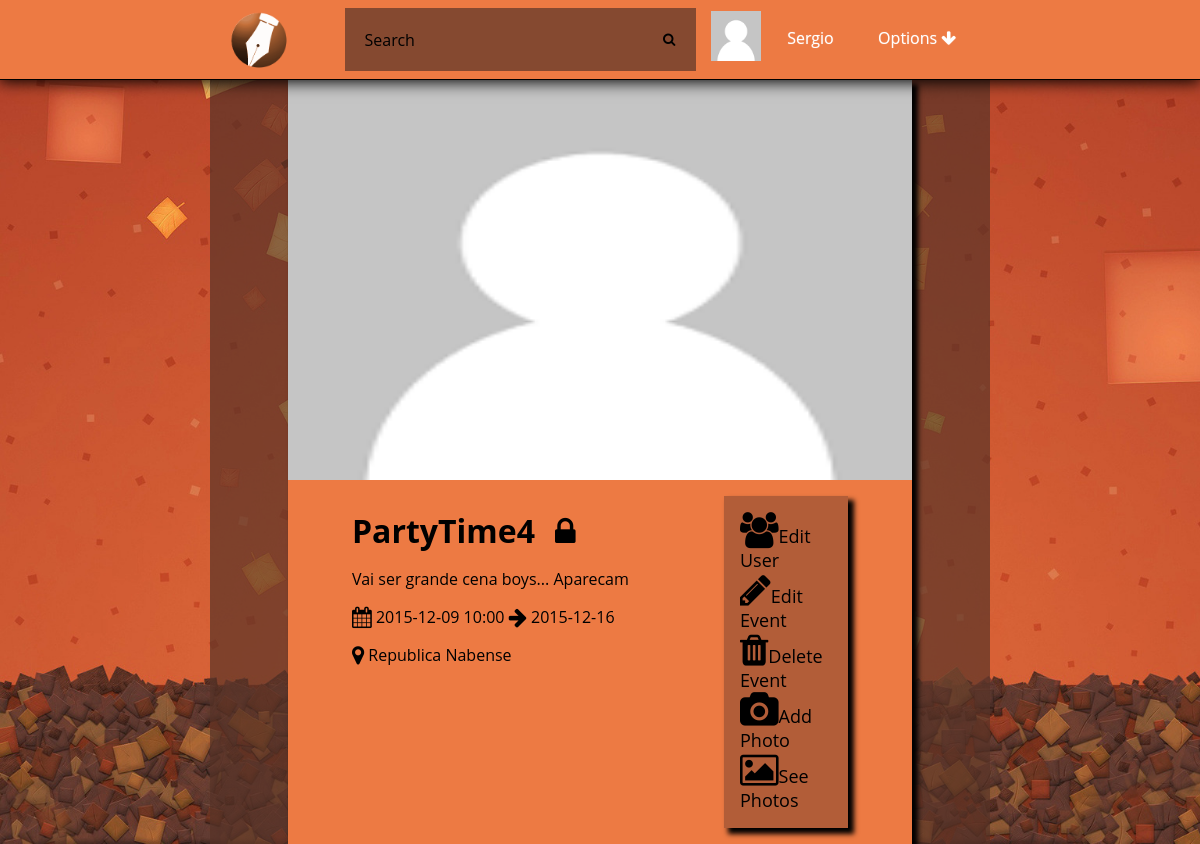
/event.php?id=4 (signed in), run on the app's committed database.
### tables this page shows
CREATE TABLE Photo(
	idPhoto INTEGER PRIMARY KEY,
	path TEXT,
	uploadDate DATE
);

CREATE TABLE User(
	idUser INTEGER PRIMARY KEY,
	loginId TEXT NOT NULL,
	password TEXT NOT NULL,
	email TEXT NOT NULL,
	name TEXT,
	birthday DATE,
	idPhoto REFERENCES Photo(idPhoto)	
);

CREATE TABLE Event(
	idEvent INTEGER PRIMARY KEY,
	nameEvent TEXT NOT NULL,
	creationDate DATE NOT NULL,
	endDate DATE NOT NULL,
	local TEXT NOT NULL,
	public BOOLEAN,
	type TEXT,
	description TEXT,
	hour TEXT,
	idPhoto INTEGER REFERENCES Photo(idPhoto),
	idOwner INTEGER REFERENCES User(idUser)
);

### databaseConnection.php (called while the page is built, shortened)
<?php
function getEvent($id){
    $pathDatabase='sqlite:'.__DIR__.'/event.db';
    $db = new PDO($pathDatabase);
    $stmt=$db->prepare("SELECT Event.*,Photo.path FROM Event,Photo WHERE Event.idEvent=:id AND Event.idPhoto=Photo.idPhoto");
    $stmt->bindParam(':id',$id,PDO::PARAM_INT);
    $stmt->execute();
    $result = $stmt->fetchAll();
    return $result[0];
}
function getUser($userId){
    $pathDatabase='sqlite:'.__DIR__.'/event.db';
    $db = new PDO($pathDatabase);
    $stmt=$db->prepare("SELECT * FROM User WHERE User.idUser=:userid");
    $stmt->bindParam(':userid',$userId,PDO::PARAM_INT);
    $stmt->execute();
    $result = $stmt->fetchAll();
     if($result>0){
        return $result[0];
    }else return false;
}
function getUserImagePath($userId){
    $pathDatabase='sqlite:'.__DIR__.'/event.db';
    $db = new PDO($pathDatabase);
    $stmt=$db->prepare("SELECT Photo.path FROM Photo,User WHERE Photo.idPhoto=User.idPhoto AND User.idUser=:userid");
    $stmt->bindParam(':userid',$userId,PDO::PARAM_INT);
    $stmt->execute();
    $result = $stmt->fetchAll();
     if($result>0){
        return $result[0][0];
    }else return false;
}
?>

### utils.php (the view, shortened to what this page needs)
<?php
function getEventPageCard($event){
    ?>
    <div class="cardEventPage" id="event<?php echo $event['idEvent']?>">
    <div class="imgContainerPage">
    <img src="<?php echo $event["path"]?>" />
    </div>
    <div class="eventInfo">
    <div class="eventInfoContent">
    <div class="name">
    <h1><?php echo $event['nameEvent']?></h1> <?php if($event["public"]){echo "<i class=\"fa fa-unlock fa-2x\"></i>";}else{echo "<i class=\"fa fa-lock fa-2x\"></i>";}?>
    </div>
    <div>
    <p>
    <?php echo $event['description'] ?>
    </p>
    <p>
    <i class="fa fa-calendar fa-lg"></i> <?php echo $event['creationDate']." ".$event["hour"]."  <i class=\"fa fa-arrow-right fa-lg\"></i>  ".$event['endDate'] ?>
    </p>
    <p>
    <i class="fa fa-map-marker fa-lg"></i> <?php echo $event['local'];?>
    </p>
    </div>
    </div>
<?php } ?>
<?php
function addPhotoModal($event){
    ?>
    </div>
<?php } ?>

### header.php (shortened to what this page needs)
<?php
	include_once 'databaseConnection.php';
?>
<!DOCTYPE html>
<html>
<head>
    <link rel="stylesheet" href="http://cdnjs.cloudflare.com/ajax/libs/font-awesome/4.4.0/css/font-awesome.min.css">
    <link rel="stylesheet" type="text/css" href="css/eventManager.css">
	<link rel="stylesheet" type="text/css" href="css/sweetalert.css">
</head>
<body>
	<div id="hmenu">
		<div id="containerNavBar">
			<ul class="nav">
				<a href="index.php"><img id="logo" src="static/website/logo.png"></img>
				</a>
				<li id="search">
					<form action="eventSearchPage.php" method="get">
						<input type="text" name="search_text" id="search_text" placeholder="Search" />
						<button type="submit" id="search_button"><i class="fa fa-search"></i></button>
					</form>
				</li>
				<li id="options">
					<a href="#">Options  <i class="fa fa-arrow-down"></i></a>
				</li>
				<li id="profile">
					<div class="profileButton">
						<div class ="profileButtonImage">
							<img src= <?php echo getUserImagePath($_SESSION['userId']); ?> style="width:50px;height:50px;">
						</div>
						<div class="profileButtonText">
							<a href="profile.php"> <?php echo getUser($_SESSION['userId'])['name'] ?> </a>
						</div>
					</div>
				</li>
			</ul>
		</div>
	</div>
	<div class="wrapper">

### css/eventManager.css (style rules this page uses)
html { background-image: url('\../static/website/background.jpg'); background-attachment: fixed; background-position:center center; background-size:cover; display: block; box-sizing: border-box; height: 100%; }
body { width: 65%; margin:0 auto; background-color: rgba(88, 52, 40, 0.69); background-size: contain; background-attachment: fixed; box-sizing: border-box; display: block; min-height: 100%; }
div#hmenu { margin: auto auto; height: 5em; background: #ED7A43; width: 100%; text-align: center; position: fixed; top:0; left:0; border-bottom:1px solid; box-shadow: 0 1px 15px 1px; box-sizing: border-box; }
img#logo { height: 80%;width: auto;float: left;margin-left: 1em;border-radius: 50%;margin-right: 1em; }
div#containerNavBar { display: inline-block; width: 65%; height: 100%; margin: auto; box-sizing: border-box; }
.nav { height: 100%; width: 100%; display: inline-block; margin: 0.5em auto; padding: 0; }
.nav li { float: left; list-style-type: none; position: relative; margin: auto 1%; display: inline-block; }
.nav li a { font-size: 16px; color: white; display: block; line-height: 60px; padding: 0 26px; text-decoration: none; font-family: 'Open Sans', sans-serif; text-shadow: 0 0 1px rgba(255, 255, 255, 0.5); }
li#search { width: 45%; height: 80%; margin-left: 5%; }
#search_text { width: 85%; padding: 10px 0 10px 20px; font-size: 16px; font-family: 'Open Sans', sans-serif; border: 0 none; height: 100%; margin-right: 0; color: white; outline: none; background: rgba(88, 52, 40, 0.69); float: left; box-sizing: border-box; transition: all 0.15s; }
#search_button { border: 0 none; background: rgba(88, 52, 40, 0.69) center no-repeat; width: 15%; float: left; padding: 0; text-align: center; height: 100%; cursor: pointer; }
li#profile { width: 15%; }
li#options { float:right; padding: 0; }
#search form { width: 100%; height: 100%; margin: 0 auto; display: inline-block; }
.imgContainerPage { width: 100%; height: 25em; }
.cardEventPage { margin: 0 auto;box-shadow: 5px 5px 5px 1px;font-family: 'Open Sans', sans-serif; }
.imgContainerPage img { width: 100%; height: 100%; }
.eventInfo { background: #ED7A43; margin: 0 auto; padding: 1em 4em 1em 4em; display: table; width: 100%; box-sizing: border-box; }
.eventInfoContent .name h1 { margin: 0 0.5em 0 0; display: inline-block; }
.eventInfoContent { display: table-cell; }
.cardEventPage .name { display: block; width: auto; margin: 0; }
.profileButton { width: 100%; display: table; }
.profileButtonImage { height: 100%; display: table-cell; margin: 0 auto; width: 30%; vertical-align: middle; }
.profileButtonText { width: 50%; display: table-cell; box-sizing: border-box; margin: 0 auto; }
.name i { display: inline-block; }
.wrapper { width: 80%; margin: 0 auto; padding-top: 5em; }

### data on the page
photo: path (placeholder picture)
user: name "Sergio"
event: idPhoto.path (placeholder picture), nameEvent "PartyTime4", description "Vai ser grande cena boys... Aparecam", creationDate "2015-12-09", hour "10:00", endDate "2015-12-16", local "Republica Nabense"
